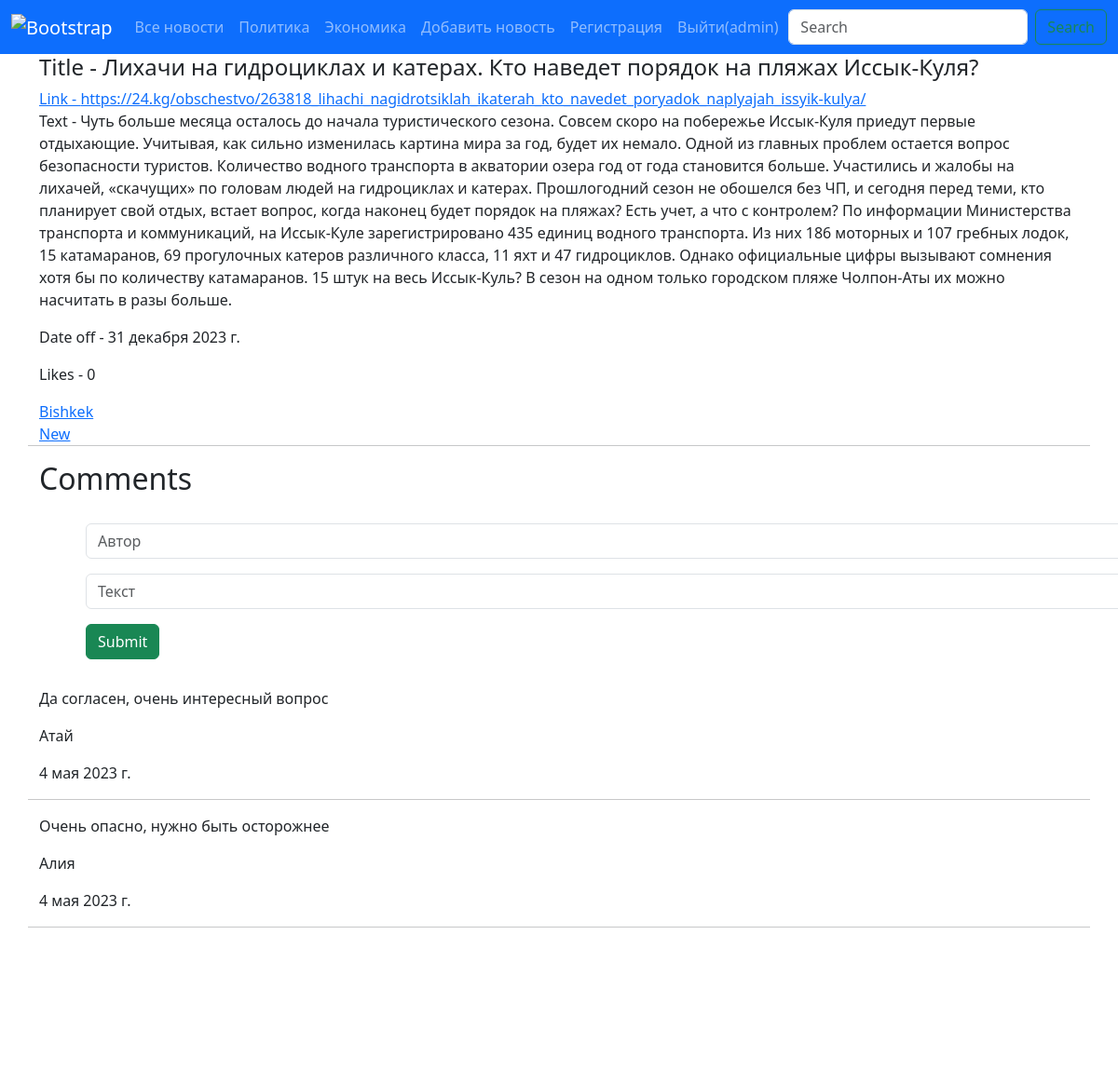
The page /news/1/ (signed in) on the database its author committed.
### news/models.py (models this page shows, shortened)
class Category(models.Model):
    title = models.CharField(max_length=100)

class News(models.Model):
    class Meta:
        verbose_name = 'новость'
        verbose_name_plural = 'новости'
    image = models.ImageField(null=True, upload_to='news')
    category = models.ForeignKey(Category, on_delete=models.PROTECT,
                                 null=True, verbose_name='Категория')
    tags = models.ManyToManyField(Tag, blank=True, verbose_name='Тэги')
    title = models.CharField(max_length=100, verbose_name='Заголовок')
    link = models.URLField(verbose_name='Ссылка')
    text = models.TextField(null=True, verbose_name='Текст')
    likes = models.IntegerField(default=0, verbose_name='Лайки')
    rating = models.FloatField(default=0, verbose_name='Рейтинг')
    date_off = models.DateField(null=True, verbose_name='Дата окончания новости')

class Tag(models.Model):
    title = models.CharField(max_length=100)

class Comment(models.Model):
    class Meta:
        ordering = ['-created_at']
    news = models.ForeignKey(News, on_delete=models.CASCADE, null=True)
    text = models.TextField()
    author = models.CharField(max_length=100)
    created_at = models.DateField(null=True,
                                  auto_now_add=True)

### news/views.py (the view, shortened to what this page needs)
# urls.py: path('news/<int:id>/', views.news_item_view),
def news_item_view(request, id):
    try:
        detail = News.objects.get(id=id)
    except News.DoesNotExist:
        raise Http404('News not found')
    if request.method == 'GET':
        context = {
            'news_detail': detail,
            'comments': Comment.objects.filter(news_id=id),
            'categories': Category.objects.all()
        }
        return render(request, 'detail.html', context=context)

### templates/detail.html (shortened to what this page needs)
{% extends 'layout.html' %}
{% block content %}
    <h4>Title - {{ news_detail.title }}</h4>
    <a href="{{ news_detail.link }}">Link - {{ news_detail.link }}</a>
    <p>Text - {{ news_detail.text }}</p>
    <p>Date off - {{ news_detail.date_off }}</p>
    <p>Likes - {{ news_detail.likes }}</p>
    <a>{% for tag in news_detail.tags.all %}
        <a href="">{{ tag.title }}</a>
    {% endfor %}
    </a>
    <hr/>
    <h2>Comments</h2>
    {% if user.is_authenticated %}
    <div class="form-content" style="margin-top: 20px; padding-bottom: 30px; margin-left: 50px; margin-right: 200px ">
        <form action="/news/{{ news_detail.id }}/" method="post">
            <p>
                <input required type="text" class="form-control"
                       placeholder="Автор" name="author">
            </p>
            <p>
                <input required type="text" placeholder="Текст" class="form-control" name="text"/>
            </p>
            <input type="submit" class="btn btn-success">
        </form>
    </div>
    {% endif %}
    {% for i in comments %}
        <p>{{ i.text }}</p>
        <p>{{ i.author }}</p>
        <p>{{ i.created_at }}</p>
        <hr>
    {% endfor %}
{% endblock %}

### templates/layout.html (shortened to what this page needs)
{% load static %}
<!DOCTYPE html>
<html lang="en">
<head>
    <link rel="stylesheet" href="{% static 'css/style.css' %}">
    <link href="https://cdn.jsdelivr.net/npm/bootstrap@5.3.0-alpha3/dist/css/bootstrap.min.css" rel="stylesheet"
>
</head>
<body>
<nav class="navbar navbar-expand-lg navbar-dark bg-primary">
    <div class="container-fluid">
        <a class="navbar-brand" href="/news/">
            <img src="{% static 'images/unnamed.png' %}" alt="Bootstrap" width="30" height="30">
        </a>
        <div class="collapse navbar-collapse" id="navbarSupportedContent">
            <ul class="navbar-nav me-auto mb-2 mb-lg-0">
                <li class="nav-item">
                    <a class="nav-link" href="/news/">Все новости</a>
                    {% for i in categories %}
                        <li class="nav-item">
                            <a class="nav-link" href="/category/{{ i.id }}/news/">{{ i.title }}</a>
                        </li>
                    {% endfor %}
                {% if user.is_authenticated %}
                    <li class="nav-item">
                        <a class="nav-link" href="/add_news/">Добавить новость</a>
                    <li>
                {% endif %}
                <li class="nav-item">
                    <a class="nav-link" href="/register/">Регистрация</a>
                <li>
                {% if user.is_authenticated %}
                    <li class="nav-item">
                        <a class="nav-link" href="/logout/">Выйти({{ user }})</a>
                {% else %}
                    <li class="nav-item">
                    <a class="nav-link" href="/login/">Войти</a>
                <li>
                {% endif %}
            </ul>
        <form class="d-flex" role="search" action="/search/" method="get">
              <input class="form-control me-2" type="search" name="search_word"
                     placeholder="Search" aria-label="Search">
              <button class="btn btn-outline-success" type="submit">Search</button>
        </form>
        </div>
    </div>
</nav>
<div class="container">
    <div class='row'>
        {% block content %}
        {% endblock %}
    </div>
</div>
</body>
</html>

### static_files/css/style.css (style rules this page uses)
body { background: #5b80b2; color: white; }

### rows shown on the page
Category: title "Политика"
Category: title "Экономика"
News: title "Лихачи на гидроциклах и катерах. Кто наведет порядок на пляжах Иссык-Куля?", link "https://24.kg/obschestvo/263818_lihachi_nagidrotsiklah_ikaterah_kto_navedet_poryadok_naplyajah_issyik-kulya/", text "Чуть больше месяца осталось до начала туристического сезона. Совсем скоро на побережье Иссык-Куля приедут первые отдыхающие. Учитывая, как сильно изменилась картина мира за год, будет их немало. Одной из главных проблем остается вопрос безопасности туристов. Количество водного транспорта в акватории озера год от года становится больше. Участились и жалобы на лихачей, «скачущих» по головам людей на гидроциклах и катерах. Прошлогодний сезон не обошелся без ЧП, и сегодня перед теми, кто планирует свой отдых, встает вопрос, когда наконец будет порядок на пляжах? Есть учет, а что с контролем? По информации Министерства транспорта и коммуникаций, на Иссык-Куле зарегистрировано 435 единиц водного…", date_off "31 декабря 2023 г.", likes "0"
Tag: title "Bishkek"
Tag: title "New"
Comment: text "Да согласен, очень интересный вопрос", author "Атай", created_at "4 мая 2023 г."
Comment: text "Очень опасно, нужно быть осторожнее", author "Алия", created_at "4 мая 2023 г."

### other values the page prints
{{ user }} "admin"
